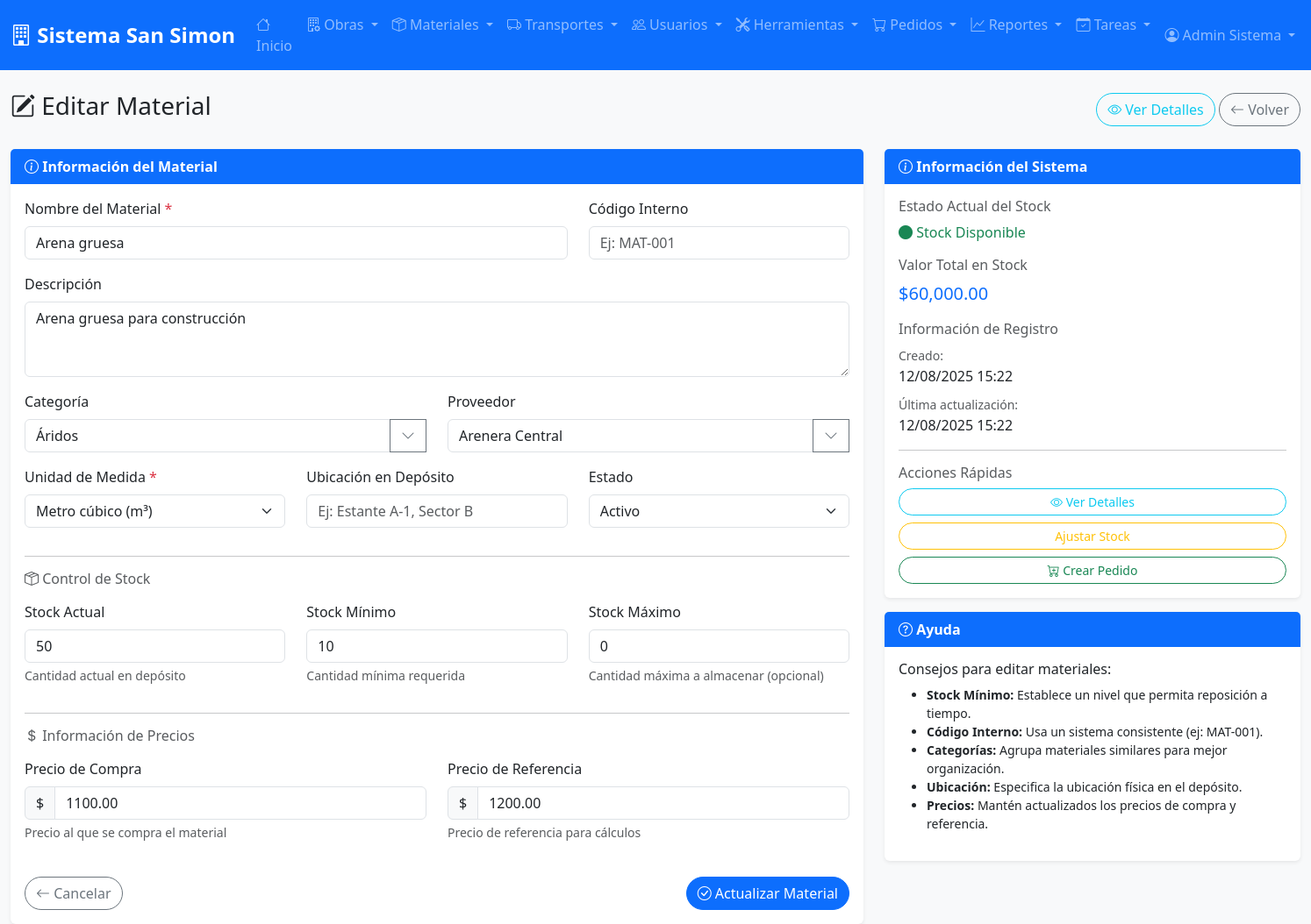
Page /modules/materiales/edit.php?id=2 (signed in) on the committed database.
### tables this page shows
CREATE TABLE materiales (
    id_material INT AUTO_INCREMENT PRIMARY KEY,
    nombre_material VARCHAR(200) NOT NULL,
    descripcion TEXT,
    categoria VARCHAR(100),
    stock_actual INT DEFAULT 0,
    stock_minimo INT DEFAULT 0,
    stock_maximo INT DEFAULT 0,
    precio_referencia DECIMAL(10,2) DEFAULT 0.00,
    precio_compra DECIMAL(10,2) DEFAULT 0.00,
    unidad_medida VARCHAR(50) DEFAULT 'unidad',
    proveedor VARCHAR(200),
    codigo_interno VARCHAR(50),
    ubicacion_deposito VARCHAR(100),
    estado ENUM('activo', 'inactivo', 'descontinuado') DEFAULT 'activo',
    fecha_creacion TIMESTAMP DEFAULT CURRENT_TIMESTAMP,
    fecha_actualizacion TIMESTAMP DEFAULT CURRENT_TIMESTAMP ON UPDATE CURRENT_TIMESTAMP
);

### modules/materiales/edit.php (the view, shortened to what this page needs)
<?php
$database = new Database();
$conn = $database->getConnection();
$material_id = (int)($_GET['id'] ?? 0);
try {
    $query = "SELECT * FROM materiales WHERE id_material = ?";
    $stmt = $conn->prepare($query);
    $stmt->execute([$material_id]);
    $material = $stmt->fetch();
} catch (Exception $e) {
    error_log("Error al obtener material: " . $e->getMessage());
    redirect(SITE_URL . '/modules/materiales/list.php');
}
include '../../includes/header.php';
?>
<div class="row">
    <div class="col-12">
        <div class="d-flex justify-content-between align-items-center mb-4">
            <h1 class="h3">
                <i class="bi bi-pencil-square"></i> Editar Material
            </h1>
            <div>
                <a href="view.php?id=<?php echo $material['id_material']; ?>" class="btn btn-outline-info">
                    <i class="bi bi-eye"></i> Ver Detalles
                </a>
                <a href="list.php" class="btn btn-outline-secondary">
                    <i class="bi bi-arrow-left"></i> Volver
                </a>
            </div>
        </div>
    </div>
</div>
<div class="row">
    <div class="col-lg-8">
        <div class="card">
            <div class="card-header">
                <i class="bi bi-info-circle"></i> Información del Material
            </div>
            <div class="card-body">
                <form method="POST" id="editMaterialForm">
                    <div class="row">
                        <div class="col-md-8 mb-3">
                            <label for="nombre_material" class="form-label">
                                Nombre del Material <span class="text-danger">*</span>
                            </label>
                            <input type="text" class="form-control" id="nombre_material" name="nombre_material"
                                   value="<?php echo htmlspecialchars($material['nombre_material']); ?>" required>
                        </div>
                        <div class="col-md-4 mb-3">
                            <label for="codigo_interno" class="form-label">Código Interno</label>
                            <input type="text" class="form-control" id="codigo_interno" name="codigo_interno"
                                   value="<?php echo htmlspecialchars($material['codigo_interno'] ?? ''); ?>"
                                   placeholder="Ej: MAT-001">
                        </div>
                    </div>
                    <div class="mb-3">
                        <label for="descripcion" class="form-label">Descripción</label>
                        <textarea class="form-control" id="descripcion" name="descripcion" rows="3"
                                  placeholder="Descripción detallada del material..."><?php echo htmlspecialchars($material['descripcion'] ?? ''); ?></textarea>
                    </div>
                    <div class="row">
                        <div class="col-md-6 mb-3">
                            <label for="categoria" class="form-label">Categoría</label>
                            <div class="input-group">
                                <input type="text" class="form-control" id="categoria" name="categoria"
                                       value="<?php echo htmlspecialchars($material['categoria'] ?? ''); ?>"
                                       list="categorias-list" placeholder="Seleccionar o escribir nueva...">
                                <button class="btn btn-outline-secondary" type="button" data-bs-toggle="dropdown">
                                    <i class="bi bi-chevron-down"></i>
                                </button>
                            </div>
                        </div>
                        <div class="col-md-6 mb-3">
                            <label for="proveedor" class="form-label">Proveedor</label>
                            <div class="input-group">
                                <input type="text" class="form-control" id="proveedor" name="proveedor"
                                       value="<?php echo htmlspecialchars($material['proveedor'] ?? ''); ?>"
                                       list="proveedores-list" placeholder="Seleccionar o escribir nuevo...">
                                <button class="btn btn-outline-secondary" type="button" data-bs-toggle="dropdown">
                                    <i class="bi bi-chevron-down"></i>
                                </button>
                            </div>
                        </div>
                    </div>
                    <div class="row">
                        <div class="col-md-4 mb-3">
                            <label for="unidad_medida" class="form-label">
                                Unidad de Medida <span class="text-danger">*</span>
                            </label>
                            <select class="form-select" id="unidad_medida" name="unidad_medida" required>
                                <option value="m3" <?php echo $material['unidad_medida'] === 'm3' ? 'selected' : ''; ?>>Metro cúbico (m³)</option>
                            </select>
                        </div>
                        <div class="col-md-4 mb-3">
                            <label for="ubicacion_deposito" class="form-label">Ubicación en Depósito</label>
                            <input type="text" class="form-control" id="ubicacion_deposito" name="ubicacion_deposito"
                                   value="<?php echo htmlspecialchars($material['ubicacion_deposito'] ?? ''); ?>"
                                   placeholder="Ej: Estante A-1, Sector B">
                        </div>
                        <div class="col-md-4 mb-3">
                            <label for="estado" class="form-label">Estado</label>
                            <select class="form-select" id="estado" name="estado">
                                <option value="activo" <?php echo $material['estado'] === 'activo' ? 'selected' : ''; ?>>Activo</option>
                            </select>
                        </div>
                    </div>
                    <hr>
                    <h6 class="text-muted mb-3">
                        <i class="bi bi-box-seam"></i> Control de Stock
                    </h6>
                    <div class="row">
                        <div class="col-md-4 mb-3">
                            <label for="stock_actual" class="form-label">Stock Actual</label>
                            <input type="number" class="form-control" id="stock_actual" name="stock_actual"
                                   value="<?php echo $material['stock_actual']; ?>" min="0" step="1">
                            <div class="form-text">Cantidad actual en depósito</div>
                        </div>
                        <div class="col-md-4 mb-3">
                            <label for="stock_minimo" class="form-label">Stock Mínimo</label>
                            <input type="number" class="form-control" id="stock_minimo" name="stock_minimo"
                                   value="<?php echo $material['stock_minimo']; ?>" min="0" step="1">
                            <div class="form-text">Cantidad mínima requerida</div>
                        </div>
                        <div class="col-md-4 mb-3">
                            <label for="stock_maximo" class="form-label">Stock Máximo</label>
                            <input type="number" class="form-control" id="stock_maximo" name="stock_maximo"
                                   value="<?php echo $material['stock_maximo']; ?>" min="0" step="1">
                            <div class="form-text">Cantidad máxima a almacenar (opcional)</div>
                        </div>
                    </div>
                    <hr>
                    <h6 class="text-muted mb-3">
                        <i class="bi bi-currency-dollar"></i> Información de Precios
                    </h6>
                    <div class="row">
                        <div class="col-md-6 mb-3">
                            <label for="precio_compra" class="form-label">Precio de Compra</label>
                            <div class="input-group">
                                <span class="input-group-text">$</span>
                                <input type="number" class="form-control" id="precio_compra" name="precio_compra"
                                       value="<?php echo $material['precio_compra']; ?>" min="0" step="0.01">
                            </div>
                            <div class="form-text">Precio al que se compra el material</div>
                        </div>
                        <div class="col-md-6 mb-3">
                            <label for="precio_referencia" class="form-label">Precio de Referencia</label>
                            <div class="input-group">
                                <span class="input-group-text">$</span>
                                <input type="number" class="form-control" id="precio_referencia" name="precio_referencia"
                                       value="<?php echo $material['precio_referencia']; ?>" min="0" step="0.01">
                            </div>
                            <div class="form-text">Precio de referencia para cálculos</div>
                        </div>
                    </div>
                    <div class="d-flex justify-content-between mt-4">
                        <div>
                            <a href="list.php" class="btn btn-outline-secondary">
                                <i class="bi bi-arrow-left"></i> Cancelar
                            </a>
                        </div>
                        <div>
                            <button type="submit" class="btn btn-primary">
                                <i class="bi bi-check-circle"></i> Actualizar Material
                            </button>
                        </div>
                    </div>
                </form>
            </div>
        </div>
    </div>
    <div class="col-lg-4">
        <div class="card">
            <div class="card-header">
                <i class="bi bi-info-circle"></i> Información del Sistema
            </div>
            <div class="card-body">
                <h6 class="text-muted">Estado Actual del Stock</h6>
                <?php
                $stock_status = '';
                $stock_class = '';
                if ($material['stock_actual'] <= 0) {
                    $stock_status = 'Sin Stock';
                    $stock_class = 'text-danger';
                } elseif ($material['stock_actual'] <= $material['stock_minimo']) {
                    $stock_status = 'Stock Bajo';
                    $stock_class = 'text-warning';
                } else {
                    $stock_status = 'Stock Disponible';
                    $stock_class = 'text-success';
                }
                ?>
                <p class="<?php echo $stock_class; ?> mb-3">
                    <i class="bi bi-circle-fill"></i> <?php echo $stock_status; ?>
                </p>
                <h6 class="text-muted">Valor Total en Stock</h6>
                <p class="fs-5 text-primary mb-3">
                    $<?php echo number_format($material['stock_actual'] * $material['precio_referencia'], 2); ?>
                </p>
                <h6 class="text-muted">Información de Registro</h6>
                <p class="mb-2">
                    <small class="text-muted">Creado:</small><br>
                    <?php echo date('d/m/Y H:i', strtotime($material['fecha_creacion'])); ?>
                </p>
                <p class="mb-3">
                    <small class="text-muted">Última actualización:</small><br>
                    <?php echo date('d/m/Y H:i', strtotime($material['fecha_actualizacion'])); ?>
                </p>
                <hr>
                <h6 class="text-muted">Acciones Rápidas</h6>
                <div class="d-grid gap-2">
                    <a href="view.php?id=<?php echo $material['id_material']; ?>" class="btn btn-sm btn-outline-info">
                        <i class="bi bi-eye"></i> Ver Detalles
                    </a>
                    <a href="adjust_stock.php?id=<?php echo $material['id_material']; ?>" class="btn btn-sm btn-outline-warning">
                        <i class="bi bi-arrow-up-down"></i> Ajustar Stock
                    </a>
                    <a href="../pedidos/create.php?material_id=<?php echo $material['id_material']; ?>" class="btn btn-sm btn-outline-success">
                        <i class="bi bi-cart-plus"></i> Crear Pedido
                    </a>
                </div>
            </div>
        </div>
        <div class="card mt-3">
            <div class="card-header">
                <i class="bi bi-question-circle"></i> Ayuda
            </div>
            <div class="card-body">
                <h6>Consejos para editar materiales:</h6>
                <ul class="small">
                    <li><strong>Stock Mínimo:</strong> Establece un nivel que permita reposición a tiempo.</li>
                    <li><strong>Código Interno:</strong> Usa un sistema consistente (ej: MAT-001).</li>
                    <li><strong>Categorías:</strong> Agrupa materiales similares para mejor organización.</li>
                    <li><strong>Ubicación:</strong> Especifica la ubicación física en el depósito.</li>
                    <li><strong>Precios:</strong> Mantén actualizados los precios de compra y referencia.</li>
                </ul>
            </div>
        </div>
    </div>
</div>
<?php include '../../includes/footer.php'; ?>

### assets/css/style.css (style rules this page uses)
:root { --primary-color: #0d6efd; --secondary-color: #6c757d; --success-color: #198754; --danger-color: #dc3545; --warning-color: #ffc107; --info-color: #0dcaf0; --light-color: #f8f9fa; --light-color2: #f3f3f3; --dark-color: #212529; }
body { background-color: #f8f9fa; font-family: "Segoe UI", Tahoma, Geneva, Verdana, sans-serif; }
.card { border: none; box-shadow: 0 0.125rem 0.25rem rgba(0, 0, 0, 0.075); transition: box-shadow 0.15s ease-in-out; }
.card-header { background-color: var(--primary-color); color: white; border-bottom: none; font-weight: 600; }
.btn { border-radius: 50px; font-weight: 500; transition: all 0.3s ease; }
.btn-primary { background-color: var(--primary-color); border-color: var(--primary-color); color: white; }
.form-label { font-weight: 500; color: var(--dark-color); }

### rows in the picture
materiales: nombre_material "Arena gruesa", descripcion "Arena gruesa para construcción", categoria "Áridos", proveedor "Arenera Central", unidad_medida "Metro cúbico (m³)", estado "Activo", stock_actual "50", stock_minimo "10", stock_maximo "0", precio_compra "1100.00", precio_referencia "1200.00", stock_status "Stock Disponible", $material['stock_actual'] * $material['precio_referencia'] "60,000.00", fecha_creacion "12/08/2025 15:22", fecha_actualizacion "12/08/2025 15:22"

### other values in the picture
SITE_NAME "Sistema San Simon"
$_SESSION['user_name'] "Admin Sistema"
